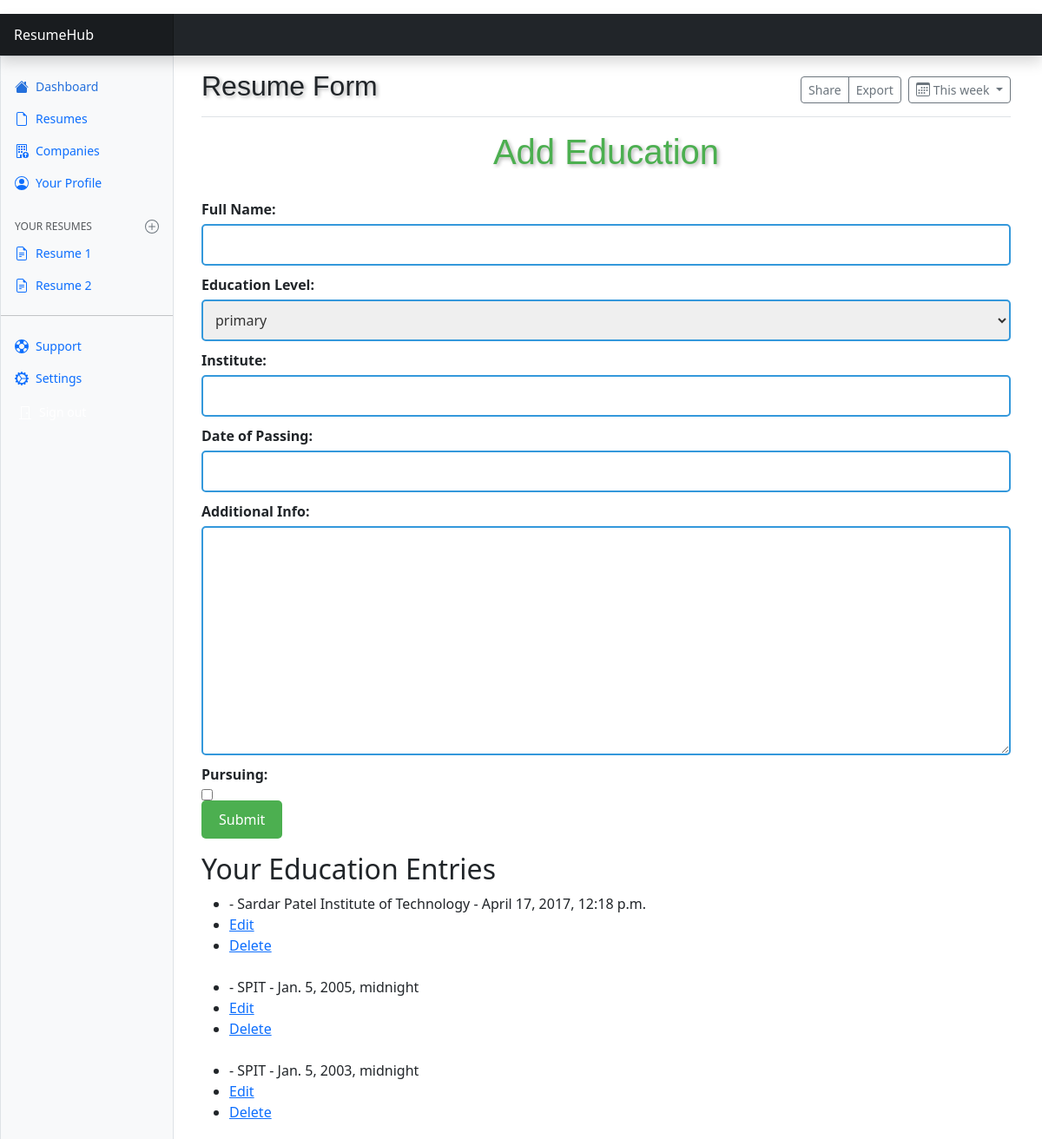
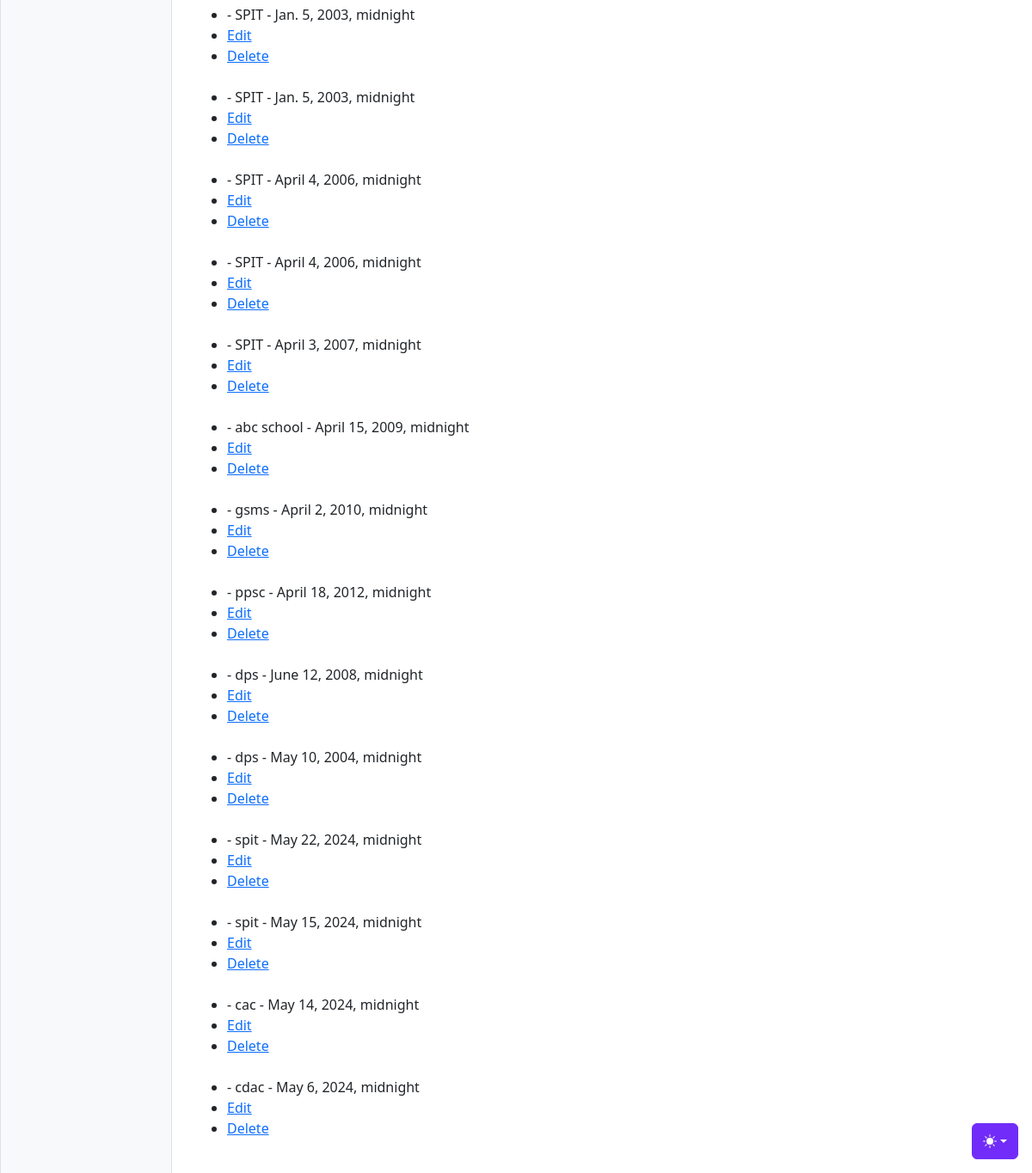
Screenshot of /technical_skills/add_education/ (signed in) with the database file from the repository (2 pictures, top to bottom).
### qualities/models.py (models this page shows, shortened)
class Education(models.Model):
    unique_id = models.UUIDField(default=uuid.uuid4, editable=False, unique=True)
    candidate = models.ForeignKey(User, verbose_name='Candidate', on_delete=models.CASCADE)
    primary = 'primary'
    middle_school = 'middle_school'
    high_school = 'high_school'
    higher_secondary =  'higher_secondary'
    graduation = 'graduation'
    post_graduation = 'post_graduation'
    doctorate = 'doctorate'
    post_doctorate = 'post_doctorate'
    diploma = 'diploma'
    course = 'course'
    other = 'other'
    EDUCATION_LEVEL_CHOICES = [
        (primary, 'primary'),
        (middle_school, 'middle_school'),
        (high_school, 'high_school'),
        (higher_secondary,  'higher_secondary'),
        (graduation, 'graduation'),
        (post_graduation, 'post_graduation'),
        (doctorate, 'doctorate'),
        (post_doctorate, 'post_doctorate'),
        (diploma, 'diploma'),
        (course, 'course'),
        (other, 'other'),
    ]
    education_level = models.CharField(verbose_name='Level', max_length=20, choices=EDUCATION_LEVEL_CHOICES)
    institute = models.CharField(verbose_name='Institute', max_length=150,)
    additional_info = models.TextField(verbose_name='Additional Info', null=True, blank=True)
    date_of_passing = models.DateTimeField(verbose_name='Date of Passing', null=True)
    pursuing = models.BooleanField(verbose_name='Pursuing', default=False)

### qualities/views.py (the view)
# urls.py: path('add_education/', views.add_education, name='add_education'),
@login_required(login_url='accounts:login')
def add_education(request):
    if request.method == 'POST':
        form = EducationForm(request.POST)
        if form.is_valid():
            education = form.save(commit=False)
            education.candidate = request.user
            education.save()
            return redirect('/dashboard')  # Redirect back to the same page
    else:
        form = EducationForm()
    user_educations = Education.objects.filter(candidate=request.user)
    education_level_choices = [choice[1] for choice in Education.EDUCATION_LEVEL_CHOICES]
    context = {
        'form': form,
        'education_level_choices': education_level_choices,
        'user_educations': user_educations
    }
    return render(request, 'qualities/add_education.html', context)

### qualities/forms.py
class EducationForm(forms.ModelForm):
    full_name = forms.CharField(label='Full Name', max_length=100)
    education_level = forms.ChoiceField(label='Education Level', choices=Education.EDUCATION_LEVEL_CHOICES)
    date_of_passing = forms.DateField(label='Date of Passing', widget=forms.TextInput(attrs={'class': 'datepicker'}))
    additional_info = forms.CharField(label='Additional Info', widget=forms.Textarea)
    pursuing = forms.BooleanField(label='Pursuing', required=False)  # Add this line
    class Meta:
        model = Education
        fields = ['full_name', 'institute', 'date_of_passing', 'additional_info', 'pursuing']  # Include the pursuing field

### qualities/templates/qualities/add_education.html (shortened to what this page needs)
{% extends 'boiler.html' %}
{% block page_contents %}
{% load widget_tweaks %}
<!DOCTYPE html>
<html lang="en">
<head>
    <main class="col-md-9 ms-sm-auto col-lg-10 px-md-4">
        <div
          class="d-flex justify-content-between flex-wrap flex-md-nowrap align-items-center pt-3 pb-2 mb-3 border-bottom"
        >
        <h1 class="h2">Resume Form</h1>
          <div class="btn-toolbar mb-2 mb-md-0">
            <div class="btn-group me-2">
              <button type="button" class="btn btn-sm btn-outline-secondary">
                Share
              </button>
              <button type="button" class="btn btn-sm btn-outline-secondary">
                Export
              </button>
            </div>
            <button
              type="button"
              class="btn btn-sm btn-outline-secondary dropdown-toggle d-flex align-items-center gap-1"
            >
              <svg class="bi"><use xlink:href="#calendar3"></use></svg>
              This week
            </button>
          </div>
        </div>
    <link rel="stylesheet" href="https://code.jquery.com/ui/1.12.1/themes/base/jquery-ui.css">
    {% load widget_tweaks %}
</head>
<body>
    <h1>Add Education</h1>
    <form method="post">
        <div class="field-wrapper">
            <label for="id_full_name">Full Name:</label>
            {% render_field form.full_name class="name" %}
        </div>
        <div class="field-wrapper">
            <label for="id_education_level">Education Level:</label>
            {% render_field form.education_level class="name" %}
        </div>
        <div class="field-wrapper">
            <label for="id_institute">Institute:</label>
            {% render_field form.institute class="name" %}
        </div>
        <div class="field-wrapper">
            <label for="id_date_of_passing">Date of Passing:</label>
            {% render_field form.date_of_passing class="datepicker-year name" %}
        </div>
        <div class="field-wrapper">
            <label for="id_additional_info">Additional Info:</label>
            {% render_field form.additional_info class="name" %}
        </div>
        <div class="field-wrapper">
            <label for="id_pursuing">Pursuing:</label>
            <input type="checkbox" id="id_pursuing" name="pursuing" {% if form.pursuing.value %}checked{% endif %}><br>
        </div>
        <button type="submit" class="name">Submit</button>
    </form>
    <h2>Your Education Entries</h2>
    <ul>
        {% for education in user_educations %}
            <li>{{ education.full_name }} - {{ education.institute }} - {{ education.date_of_passing }}</li>
            <li><a href="{% url 'qualities:edit_education' education.id %}">Edit</a></li>
            <li><a href="{% url 'qualities:delete_education' education.id %}">Delete</a></li>
            <br>
        {% empty %}
            <li>No education entries found.</li>
        {% endfor %}
    </ul>
</body>
</html>
{% endblock %}

### assets/dashboards/dashboard.css (style rules this page uses)
.bi { display: inline-block; width: 1rem; height: 1rem; }

### frontend/templates/boiler.html (style rules this page uses)
.bi { vertical-align: -0.125em; fill: currentColor; }

### qualities/templates/qualities/add_education.html (style rules this page uses)
label { font-weight: bold; display: block; margin-bottom: 5px; }
input[type="text"], textarea, select { border: 2px solid #3498db; border-radius: 5px; padding: 10px; font-size: 16px; color: #333; width: 100%; box-sizing: border-box; transition: border-color 0.3s ease; margin-bottom: 10px; }
button[type="submit"] { background-color: #4caf50; color: white; padding: 10px 20px; border: none; border-radius: 5px; cursor: pointer; font-size: 16px; transition: background-color 0.3s ease; }
h1 { font-family: 'Arial', sans-serif; color: #4CAF50; text-align: center; margin-bottom: 30px; text-shadow: 2px 2px 4px rgba(0,0,0,0.3); }

### rows the page displays
Education: institute "Sardar Patel Institute of Technology", date_of_passing "April 17, 2017, 12:18 p.m."
Education: institute "SPIT", date_of_passing "Jan. 5, 2005, midnight"
Education: institute "SPIT", date_of_passing "Jan. 5, 2003, midnight"
Education: institute "SPIT", date_of_passing "Jan. 5, 2003, midnight"
Education: institute "SPIT", date_of_passing "Jan. 5, 2003, midnight"
Education: institute "SPIT", date_of_passing "April 4, 2006, midnight"
Education: institute "SPIT", date_of_passing "April 4, 2006, midnight"
Education: institute "SPIT", date_of_passing "April 3, 2007, midnight"
Education: institute "abc school", date_of_passing "April 15, 2009, midnight"
Education: institute "gsms", date_of_passing "April 2, 2010, midnight"
Education: institute "ppsc", date_of_passing "April 18, 2012, midnight"
Education: institute "dps", date_of_passing "June 12, 2008, midnight"
Education: institute "dps", date_of_passing "May 10, 2004, midnight"
Education: institute "spit", date_of_passing "May 22, 2024, midnight"
Education: institute "spit", date_of_passing "May 15, 2024, midnight"
Education: institute "cac", date_of_passing "May 14, 2024, midnight"
Education: institute "cdac", date_of_passing "May 6, 2024, midnight"
